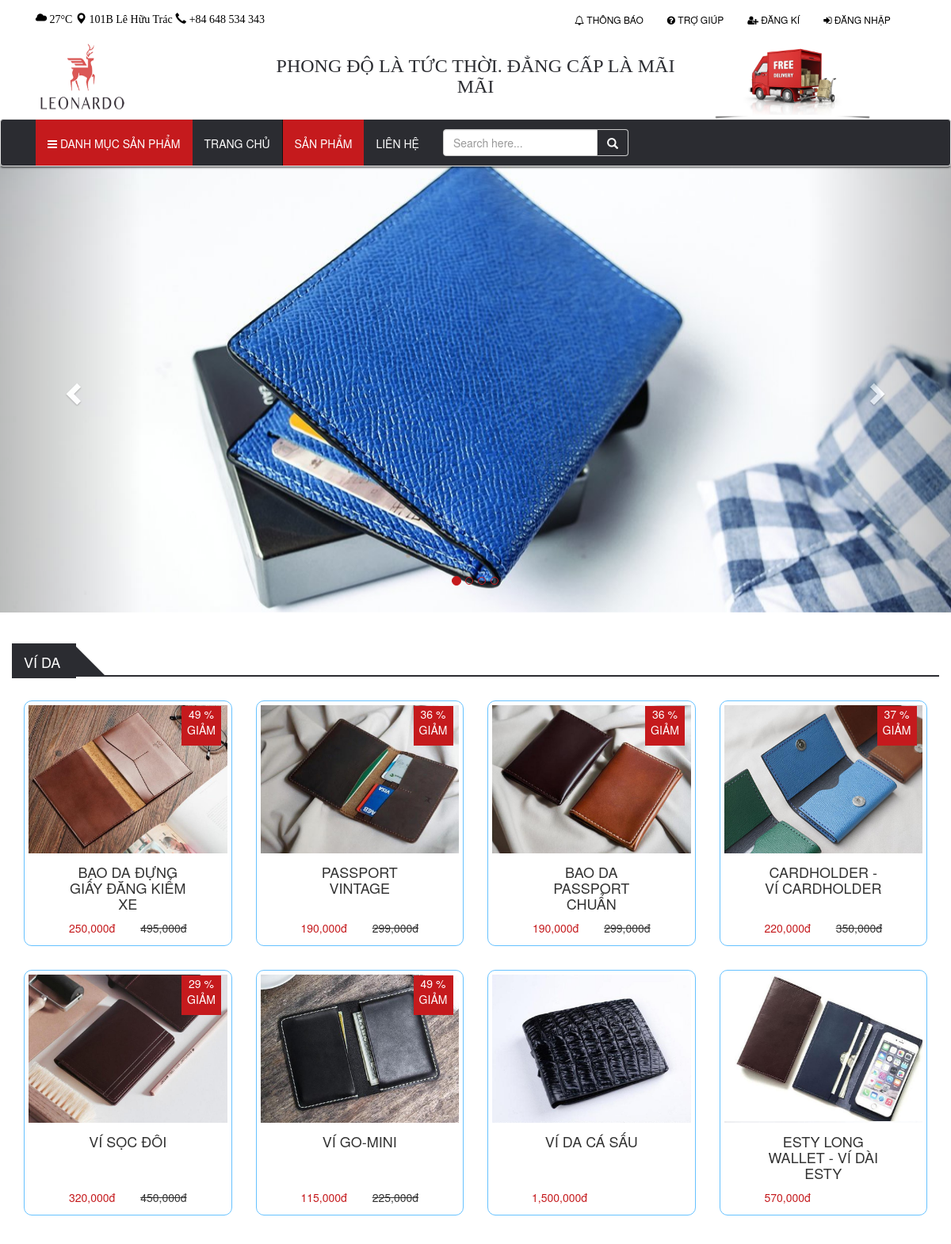
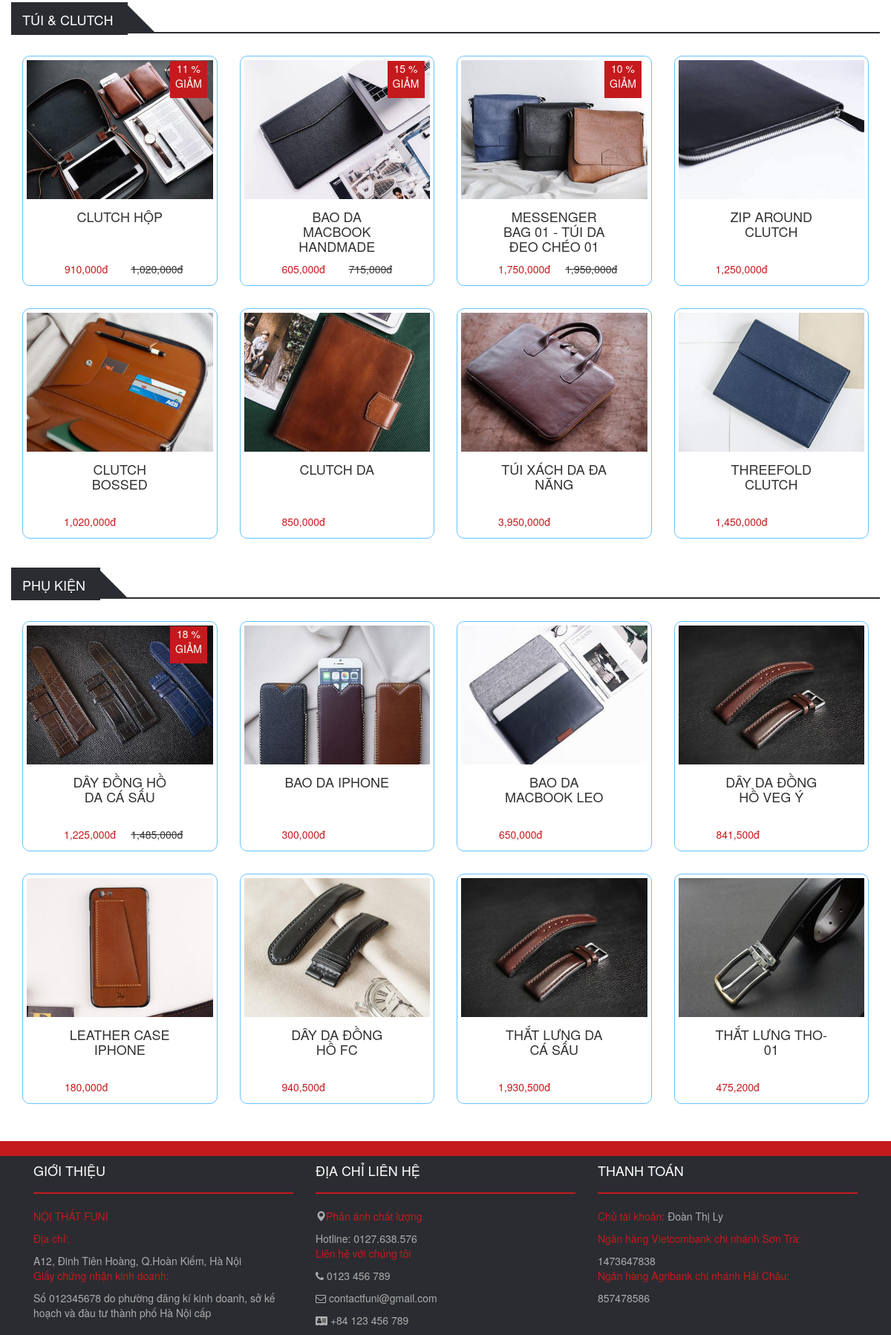
The page /product.php on the database its author committed (2 pictures, top to bottom).
### tables this page shows
CREATE TABLE slides(
	slide_id INT(11) auto_increment PRIMARY KEY,
    img_url VARCHAR(255)
);

CREATE TABLE products(
	prod_id VARCHAR(10) PRIMARY KEY,
    prod_name VARCHAR(255),
    material VARCHAR(255),
    image nVARCHAR(500),
    price_in INT(11),
    price_out INT(11),
    date_add DATE,
    quantity INT(11),
    description text,
    cate_id VARCHAR(10),
    views int(11),
    status BOOLEAN,
    delete_at date,
    FOREIGN KEY (cate_id) REFERENCES categories (cate_id)
);

CREATE TABLE promotion(
	prod_id VARCHAR(10),
    new_price INT(11),
    date_start DATE,
    date_end DATE,
    FOREIGN KEY (prod_id) REFERENCES products (prod_id),
    PRIMARY KEY(prod_id,date_start)
);

### function.php (the view, shortened to what this page needs)
<?php
	class product
	{
		function showInfoProducthtml($prod_id, $name, $image, $price, $new_price){
			$show = "show";
			if ($new_price == '') {
				$show = "hidden";
				$percent = 0;
				$new_price = $price;
			} else {
				$percent = round(($price - $new_price)/($price/100), 0);
				$show = "show";
			}
			echo "
				<div class='col-lg-3 col-md-3 col-sm-6 col-xs-6'>
					<div class='product-item'>
						<div class='product-image'>
							<img src='$image'>
						</div>
						<div class='promotion text-center $show'>
							$percent %
							GIẢM
						</div>
						<div class='product-control text-center'>
							<button class='btn'>
								<a href='home.php?addProd_id=" . $prod_id . "'><i class = 'fa fa-cart-plus fa-lg' style='color: #FFF;'></i> Giỏ hàng
							</button>
							<button class='btn'>
								<a href='productDetail.php?prod_id=" . $prod_id . "'><i class = 'fa fa-eye' style='color: #FFF;'></i></a>
							</button>
						</div>
						<div class='caption text-center'>
							<div class='col-xs-12 prod_name'>
							<h4 class = 'text-uppercase'>$name</h4>
							</div>
							<div class='col-xs-6'>
							<span class='price float-left'>".number_format($new_price)."đ</span>
							</div>
							<div class='col-xs-6'>
							<s class='$show float-left'>". number_format($price). "đ</s>
							</div>
						</div>
					</div>
				</div>
			";
		}
		function showProduct($connect, $prod_id){
			if ($connect) {
				$sql = "SELECT products.prod_id, prod_name, material, image, price_in, price_out, date_add, quantity, description, cate_name, views, status, products.delete_at, new_price, date_start, date_end FROM products LEFT JOIN categories ON products.cate_id = categories.cate_id LEFT JOIN promotion ON products.prod_id = promotion.prod_id  WHERE products.prod_id = '$prod_id'";
				$result = $connect->query($sql);
				if ($result->num_rows > 0) {
					$row = $result->fetch_assoc();
					return $row;
				}
				return 0;
				}
		}
	}
	function showSlide($connect){
		if ($connect) {
			$sql = "SELECT * FROM slides";
			$result = $connect->query($sql);
			if ($result->num_rows > 0) {
				$count = 1;
			while($row = $result->fetch_assoc()) {
					if ($count == 1) {
						$active = "active";
					}else $active = "";
					echo "
						<div class='item $active'>
					        <img src='".$row['img_url']."' style='width:100%;'>
					    </div>
					";
					$count++;
				}
			}
		}
	}
?>

### product.php (shortened to what this page needs)
<?php
	include "function.php";
   ?>
<!DOCTYPE html>
<html>
<head>
  <link rel="stylesheet" href="https://maxcdn.bootstrapcdn.com/bootstrap/3.3.7/css/bootstrap.min.css">
  <link rel="stylesheet" href="https://cdnjs.cloudflare.com/ajax/libs/font-awesome/4.7.0/css/font-awesome.min.css">
  <link rel="stylesheet" type="text/css" href="style.css">
</head>
<body>
	<?php
		include "header.php";
	 ?>
	<div class="content">
	  <div id="myCarousel" class="carousel slide" data-ride="carousel">
	    <ol class="carousel-indicators">
	      <li data-target="#myCarousel" data-slide-to="0" class="active"></li>
	      <li data-target="#myCarousel" data-slide-to="1"></li>
	      <li data-target="#myCarousel" data-slide-to="2"></li>
	      <li data-target="#myCarousel" data-slide-to="3"></li>
	    </ol>
	    <div class="carousel-inner">
	      <?php showSlide($connect); ?>
	    </div>
	    <a class="left carousel-control" href="#myCarousel" data-slide="prev">
	      <span class="glyphicon glyphicon-chevron-left"></span>
	    </a>
	    <a class="right carousel-control" href="#myCarousel" data-slide="next">
	      <span class="glyphicon glyphicon-chevron-right"></span>
	    </a>
		</div>
		<div class="container">
			<div class="productHot">
				<div class="row">
					<div class="solugan">
						<div class="box-product-head">
							<span class="box-title">
								VÍ DA
							</span>
							<span class="af-ter">
							</span>
						</div>
					</div>
					<?php
						$sql = "SELECT * FROM products, categories WHERE products.cate_id = categories.cate_id AND categories.cate_name = 'Ví da' AND products.delete_at IS NULL LIMIT 8;";
						$result = $connect->query($sql);
						if ($result->num_rows > 0) {
							while($row = $result->fetch_assoc()) {
								$prod = new product();
								$info = $prod->showProduct($connect, $row['prod_id']);
								$image = explode("|", $info['image']);
								$prod->showInfoProducthtml($row['prod_id'], $info['prod_name'], $image[0], $info['price_out'], $info['new_price']);
							}
						}
					?>
				</div>
			</div>
			<div class="productHotSell">
				<div class="row">
					<div class="solugan">
						<div class="box-product-head">
							<span class="box-title">
								TÚI & CLUTCH
							</span>
							<span class="af-ter">
							</span>
						</div>
					</div>
					<?php
						$sql = "SELECT * FROM products, categories WHERE products.cate_id = categories.cate_id AND categories.cate_name = 'Túi & clutch' AND products.delete_at IS NULL LIMIT 8;";
						$result = $connect->query($sql);
						if ($result->num_rows > 0) {
							while($row = $result->fetch_assoc()) {
								$prod = new product();
								$info = $prod->showProduct($connect, $row['prod_id']);
							}
						}
					?>
				</div>
			</div>
			<div class="productPromotion">
				<div class="row">
					<div class="solugan">
						<div class="box-product-head">
							<span class="box-title">
								PHỤ KIỆN
							</span>
							<span class="af-ter">
							</span>
						</div>
					</div>
					<?php
						$sql = "SELECT * FROM products, categories WHERE products.cate_id = categories.cate_id AND categories.cate_name = 'Phụ kiện' AND products.delete_at IS NULL LIMIT 8;";
						$result = $connect->query($sql);
						if ($result->num_rows > 0) {
							while($row = $result->fetch_assoc()) {
								$prod = new product();
								$info = $prod->showProduct($connect, $row['prod_id']);
							}
						}
					?>
				</div>
			</div>
		</div>
	</div>
	<?php include "footer.php" ?>
</body>
</html>

### style.css (style rules this page uses)
.content { margin-top: 210px; }
.product-item { border: 1px solid #66c2ff; border-radius: 10px; padding: 5px 5px 5px 5px; height: 310px; margin-top: 30px; }
.product-item .promotion { width: 50px; height: 50px; background: #c51a1d; color: #FFFFFF; position: absolute; top: 37px; left: 214px; }
.product-control { height: 34px; margin-top: -45px; }
.box-product-head { height: 31px; border-bottom: 2px solid #2b2c31; }
.box-product-head .box-title { color: #fff; border-bottom: 0px solid #ff3300; font-size: 18px; padding: 10px 20px 8px 15px; background: #2b2c31; }
.box-product-head > span.af-ter { border: 19px solid #2b2c31; border-right-color: transparent; border-top-color: transparent; height: 30px; position: absolute; width: 30px; margin-top: -7px; }
.product-item .product-image img { width: 100%; height: 100%; }
.caption { padding-top: 10px; padding-bottom: 10px; }
.caption .prod_name { height: 80px; }
.caption .price { color: #c51a1d; }
.productHot, .productHotSell { margin-top: 50px; }
.productPromotion { margin-top: 50px; margin-bottom: 50px; }
#myCarousel ol.carousel-indicators li { border: 1px solid #c51a1d; }
#myCarousel ol.carousel-indicators .active { background: #c51a1d; }
.caption { padding: 15px 35px; }

### rows shown on the page
slides: img_url (picture)
products: shows a picture, price_out.new_price "49", prod_name "BAO DA ĐỰNG GIẤY ĐĂNG KIỂM XE", promotion.new_price "250,000", price_out "495,000"
products: shows a picture, price_out.new_price "36", prod_name "PASSPORT VINTAGE", promotion.new_price "190,000", price_out "299,000"
products: shows a picture, price_out.new_price "36", prod_name "BAO DA PASSPORT CHUẨN", promotion.new_price "190,000", price_out "299,000"
products: shows a picture, price_out.new_price "37", prod_name "CARDHOLDER - VÍ CARDHOLDER", promotion.new_price "220,000", price_out "350,000"
products: shows a picture, price_out.new_price "29", prod_name "VÍ SỌC ĐÔI", promotion.new_price "320,000", price_out "450,000"
products: shows a picture, price_out.new_price "49", prod_name "VÍ GO-MINI", promotion.new_price "115,000", price_out "225,000"
products: shows a picture, prod_name "VÍ DA CÁ SẤU", price_out "1,500,000"
products: shows a picture, prod_name "ESTY LONG WALLET - VÍ DÀI ESTY", price_out "570,000"
products: shows a picture, price_out.new_price "11", prod_name "CLUTCH HỘP", promotion.new_price "910,000", price_out "1,020,000"
products: shows a picture, price_out.new_price "15", prod_name "BAO DA MACBOOK HANDMADE", promotion.new_price "605,000", price_out "715,000"
products: shows a picture, price_out.new_price "10", prod_name "MESSENGER BAG 01 - TÚI DA ĐEO CHÉO 01", promotion.new_price "1,750,000", price_out "1,950,000"
products: shows a picture, prod_name "ZIP AROUND CLUTCH", price_out "1,250,000"
products: shows a picture, prod_name "CLUTCH BOSSED", price_out "1,020,000"
products: shows a picture, prod_name "CLUTCH DA", price_out "850,000"
products: shows a picture, prod_name "TÚI XÁCH DA ĐA NĂNG", price_out "3,950,000"
products: shows a picture, prod_name "THREEFOLD CLUTCH", price_out "1,450,000"
products: shows a picture, price_out.new_price "18", prod_name "DÂY ĐỒNG HỒ DA CÁ SẤU", promotion.new_price "1,225,000", price_out "1,485,000"
products: shows a picture, prod_name "BAO DA IPHONE", price_out "300,000"
products: shows a picture, prod_name "BAO DA MACBOOK LEO", price_out "650,000"
products: prod_name "DÂY DA ĐỒNG HỒ VEG Ý", price_out "841,500"
products: shows a picture, prod_name "LEATHER CASE IPHONE", price_out "180,000"
products: shows a picture, prod_name "DÂY DA ĐỒNG HỒ FC", price_out "940,500"
products: prod_name "THẮT LƯNG DA CÁ SẤU", price_out "1,930,500"
products: shows a picture, prod_name "THẮT LƯNG THO-01", price_out "475,200"
